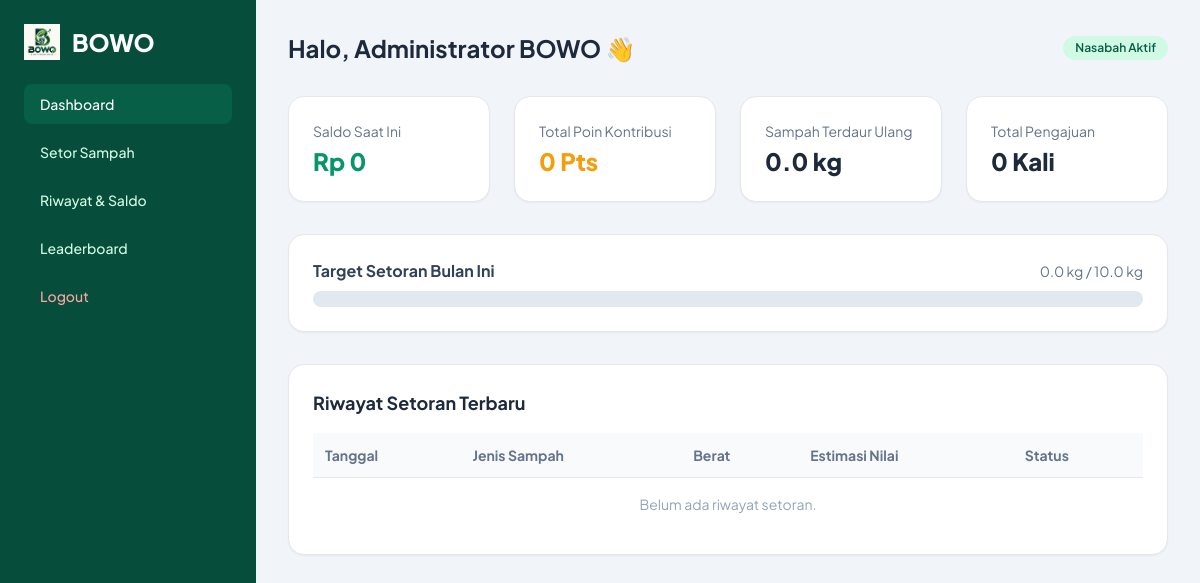
/user/dashboard.php (signed in), run on the app's committed database.
### tables this page shows
CREATE TABLE `users` (
  `id` INT AUTO_INCREMENT PRIMARY KEY,
  `name` VARCHAR(100) NOT NULL,
  `username` VARCHAR(50) NOT NULL UNIQUE,
  `email` VARCHAR(100) NOT NULL UNIQUE,
  `phone` VARCHAR(20) NOT NULL,
  `address` TEXT NOT NULL,
  `password` VARCHAR(255) NOT NULL,
  `role` ENUM('admin', 'nasabah') DEFAULT 'nasabah',
  `balance` DECIMAL(12,2) DEFAULT 0.00,
  `points` INT DEFAULT 0,
  `status` ENUM('active', 'inactive') DEFAULT 'active',
  `created_at` TIMESTAMP DEFAULT CURRENT_TIMESTAMP
);

### config/functions.php (called while the page is built, shortened)
<?php
function formatRupiah($angka) {
    return "Rp " . number_format($angka, 0, ',', '.');
}

### user/dashboard.php (the view, shortened to what this page needs)
<?php
require_once '../config/functions.php';
$user_id = $_SESSION['user_id'];
$stmt = $pdo->prepare("SELECT * FROM users WHERE id = ?");
$stmt->execute([$user_id]);
$user = $stmt->fetch();
$stmt = $pdo->prepare("SELECT IFNULL(SUM(weight), 0) FROM deposits WHERE user_id = ? AND status = 'diverifikasi'");
$stmt->execute([$user_id]);
$total_weight = $stmt->fetchColumn();
$stmt = $pdo->prepare("SELECT COUNT(*) FROM deposits WHERE user_id = ?");
$stmt->execute([$user_id]);
$total_deposits = $stmt->fetchColumn();
$stmt = $pdo->prepare("SELECT * FROM targets WHERE user_id = ? ORDER BY id DESC LIMIT 1");
$stmt->execute([$user_id]);
$target = $stmt->fetch();
$target_weight = ($target && $target['target_weight'] > 0) ? (float)$target['target_weight'] : 10.0;
$stmt = $pdo->prepare("SELECT d.*, w.name AS waste_name FROM deposits d JOIN waste_types w ON d.waste_type_id = w.id WHERE d.user_id = ? ORDER BY d.id DESC LIMIT 5");
$stmt->execute([$user_id]);
$recent_deposits = $stmt->fetchAll();
?>
<!DOCTYPE html>
<html lang="id">
<head>
    <script src="https://cdn.tailwindcss.com"></script>
    <link rel="stylesheet" href="../assets/css/style.css">
</head>
<body class="bg-slate-100 text-slate-800 min-h-screen flex">
    <aside class="w-64 bg-emerald-900 text-emerald-100 flex flex-col p-6 space-y-6">
        <a href="dashboard.php" class="flex items-center gap-3">
            <img src="../assets/images/bowo.png" alt="BOWO Logo" class="h-9 w-auto">
            <span class="text-2xl font-black text-white">BOWO</span>
        </a>
        <nav class="flex-1 space-y-2 text-sm font-medium">
            <a href="dashboard.php" class="block py-2.5 px-4 bg-emerald-800 text-white rounded-lg">Dashboard</a>
            <a href="setor.php" class="block py-2.5 px-4 hover:bg-emerald-800 rounded-lg transition">Setor Sampah</a>
            <a href="riwayat.php" class="block py-2.5 px-4 hover:bg-emerald-800 rounded-lg transition">Riwayat & Saldo</a>
            <a href="../leaderboard.php" class="block py-2.5 px-4 hover:bg-emerald-800 rounded-lg transition">Leaderboard</a>
            <a href="../logout.php" class="block py-2.5 px-4 text-red-300 hover:bg-red-900/50 rounded-lg transition">Logout</a>
        </nav>
    </aside>
    <main class="flex-1 p-8">
        <div class="flex justify-between items-center mb-8">
            <h2 class="text-2xl font-bold">Halo, <?= htmlspecialchars($user['name']) ?> 👋</h2>
            <span class="bg-emerald-100 text-emerald-800 px-3 py-1 rounded-full text-xs font-semibold">Nasabah Aktif</span>
        </div>
        <div class="grid grid-cols-1 md:grid-cols-4 gap-6 mb-8">
            <div class="bg-white p-6 rounded-2xl shadow-sm border">
                <div class="text-slate-500 text-sm">Saldo Saat Ini</div>
                <div class="text-2xl font-black text-emerald-600 mt-1"><?= formatRupiah($user['balance']) ?></div>
            </div>
            <div class="bg-white p-6 rounded-2xl shadow-sm border">
                <div class="text-slate-500 text-sm">Total Poin Kontribusi</div>
                <div class="text-2xl font-black text-amber-500 mt-1"><?= number_format($user['points']) ?> Pts</div>
            </div>
            <div class="bg-white p-6 rounded-2xl shadow-sm border">
                <div class="text-slate-500 text-sm">Sampah Terdaur Ulang</div>
                <div class="text-2xl font-black text-slate-800 mt-1"><?= number_format($total_weight, 1) ?> kg</div>
            </div>
            <div class="bg-white p-6 rounded-2xl shadow-sm border">
                <div class="text-slate-500 text-sm">Total Pengajuan</div>
                <div class="text-2xl font-black text-slate-800 mt-1"><?= $total_deposits ?> Kali</div>
            </div>
        </div>
        <div class="bg-white p-6 rounded-2xl shadow-sm border mb-8">
            <div class="flex justify-between items-center mb-2">
                <h3 class="font-bold text-slate-700">Target Setoran Bulan Ini</h3>
                <span class="text-sm text-slate-500"><?= number_format($total_weight, 1) ?> kg / <?= number_format($target_weight, 1) ?> kg</span>
            </div>
            <div class="w-full bg-slate-200 rounded-full h-4 overflow-hidden">
            </div>
        </div>
        <div class="bg-white rounded-2xl shadow-sm border p-6">
            <h3 class="font-bold text-lg text-slate-800 mb-4">Riwayat Setoran Terbaru</h3>
            <div class="overflow-x-auto">
                <table class="w-full text-left text-sm">
                    <thead class="bg-slate-50 text-slate-500 border-b">
                        <tr>
                            <th class="p-3">Tanggal</th>
                            <th class="p-3">Jenis Sampah</th>
                            <th class="p-3">Berat</th>
                            <th class="p-3">Estimasi Nilai</th>
                            <th class="p-3">Status</th>
                        </tr>
                    </thead>
                    <tbody class="divide-y">
                        <?php if (empty($recent_deposits)): ?>
                            <tr><td colspan="5" class="p-4 text-center text-slate-400">Belum ada riwayat setoran.</td></tr>
                        <?php endif; ?>
                    </tbody>
                </table>
            </div>
        </div>
    </main>
</body>
</html>

### assets/css/style.css (style rules this page uses)
body { font-family: 'Plus Jakarta Sans', sans-serif; }

### data on the page
users: name "Administrator BOWO", balance "Rp 0", points "0"

### other printed values
$total_weight "0.0"
$total_deposits "0"
$target_weight "10.0"
